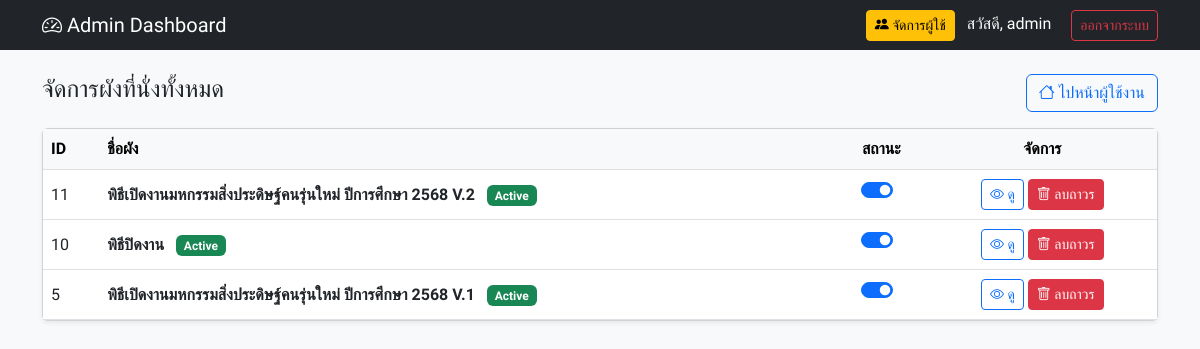
/admin_dashboard.php (signed in), run on an earlier commit of the app's database.
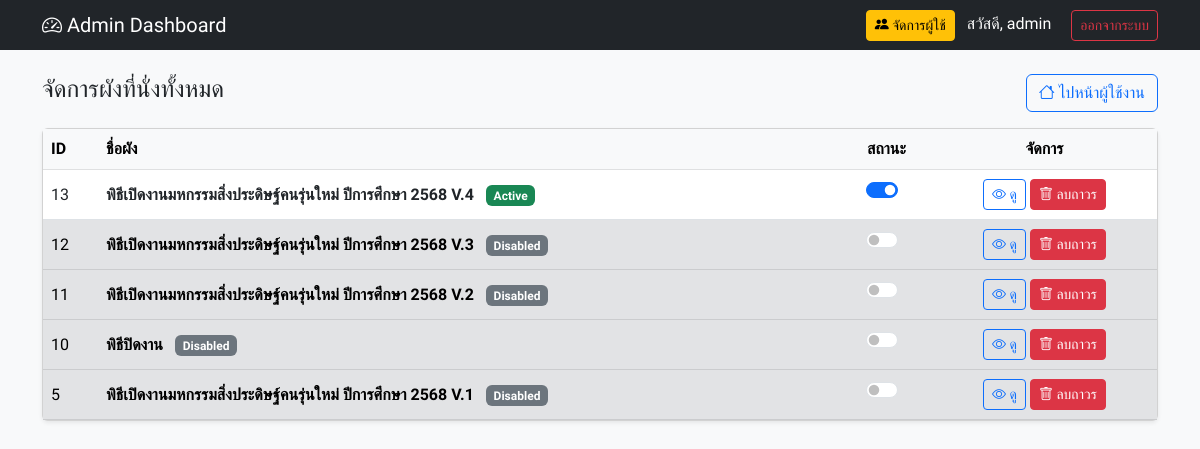
And on a later commit of the database.
### tables this page shows
CREATE TABLE `plans` (
  `id` int(11) NOT NULL,
  `created_by` int(11) DEFAULT NULL,
  `name` varchar(255) NOT NULL,
  `total_capacity` int(11) DEFAULT 0,
  `seats_per_row` int(11) DEFAULT 40,
  `created_at` timestamp NULL DEFAULT current_timestamp(),
  `is_active` tinyint(1) DEFAULT 1,
  `plan_date` date DEFAULT NULL,
  `is_deleted` tinyint(1) DEFAULT 0
);

### admin_dashboard.php (the view, shortened to what this page needs)
<?php
require 'db.php';
$user_id = $_SESSION['user_id'];
$role = $_SESSION['role'];
if ($role == 'admin') {
    $stmt = $pdo->query("SELECT * FROM plans ORDER BY id DESC");
} else {
    $stmt = $pdo->prepare("SELECT * FROM plans WHERE created_by = ? ORDER BY id DESC");
    $stmt->execute([$user_id]);
}
$plans = $stmt->fetchAll();
?>
<!DOCTYPE html>
<html lang="th">
<head>
    <link href="https://cdn.jsdelivr.net/npm/bootstrap@5.3.0/dist/css/bootstrap.min.css" rel="stylesheet">
    <link rel="stylesheet" href="https://cdn.jsdelivr.net/npm/bootstrap-icons@1.11.0/font/bootstrap-icons.css">
</head>
<body>
<nav class="navbar navbar-dark bg-dark mb-4">
    <div class="container">
        <span class="navbar-brand mb-0 h1"><i class="bi bi-speedometer2"></i> Admin Dashboard</span>
        <div>
            <a href="admin_users.php" class="btn btn-warning btn-sm me-2">
                <i class="bi bi-people-fill"></i> จัดการผู้ใช้
            </a>
            <span class="text-white me-3">สวัสดี, <?php echo htmlspecialchars($_SESSION['username']); ?></span>
            <a href="logout.php" class="btn btn-sm btn-outline-danger">ออกจากระบบ</a>
        </div>
    </div>
</nav>
<div class="container">
    <div class="d-flex justify-content-between align-items-center mb-3">
        <h4>จัดการผังที่นั่งทั้งหมด</h4>
        <a href="index.php" class="btn btn-outline-primary"><i class="bi bi-house"></i> ไปหน้าผู้ใช้งาน</a>
    </div>
    <div class="card shadow-sm">
        <div class="card-body p-0">
            <table class="table table-hover mb-0 align-middle">
                <thead class="table-light">
                    <tr>
                        <th>ID</th>
                        <th>ชื่อผัง</th>
                        <th class="text-center">สถานะ</th>
                        <th class="text-center">จัดการ</th>
                    </tr>
                </thead>
                <tbody>
<?php foreach($plans as $p):
    $isDeleted = !empty($p['is_deleted']) && $p['is_deleted'] == 1;
    $isActive = $p['is_active'] == 1;
    $rowClass = '';
    if ($isDeleted) {
        $rowClass = 'table-danger';
    } elseif (!$isActive) {
        $rowClass = 'table-secondary text-muted';
    }
?>
    <tr id="row-<?php echo $p['id']; ?>" class="<?php echo $rowClass; ?>">
        <td><?php echo $p['id']; ?></td>
        <td>
            <strong><?php echo htmlspecialchars($p['name']); ?></strong>
            <?php if ($isDeleted): ?>
                <span class="badge bg-danger ms-2"><i class="bi bi-trash3-fill"></i> User Deleted</span>
            <?php elseif (!$isActive): ?>
                <span class="badge bg-secondary ms-2">Disabled</span>
            <?php else: ?>
                <span class="badge bg-success ms-2">Active</span>
            <?php endif; ?>
        </td>
        <td class="text-center">
            <div class="form-check form-switch d-inline-block">
                <input class="form-check-input" type="checkbox"
                       onclick="toggleStatus(<?php echo $p['id']; ?>)"
                       <?php echo $isActive ? 'checked' : ''; ?>
                       <?php echo $isDeleted ? 'disabled' : ''; ?>
                       title="<?php echo $isDeleted ? 'กู้คืนก่อนเปิดใช้งาน' : 'เปิด/ปิดการใช้งาน'; ?>">
            </div>
        </td>
        <td class="text-center">
            <a href="interactive_map.php?id=<?php echo $p['id']; ?>" class="btn btn-sm btn-outline-primary" target="_blank">
                <i class="bi bi-eye"></i> ดู
            </a>
            <?php if ($isDeleted): ?>
                <button onclick="hardDelete(<?php echo $p['id']; ?>)" class="btn btn-sm btn-dark shadow-sm border-white">
                    <i class="bi bi-x-circle"></i> ลบขยะทิ้ง (ถาวร)
                </button>
            <?php else: ?>
                <button onclick="hardDelete(<?php echo $p['id']; ?>)" class="btn btn-sm btn-danger">
                    <i class="bi bi-trash"></i> ลบถาวร
                </button>
            <?php endif; ?>
        </td>
    </tr>
<?php endforeach; ?>
</tbody>
            </table>
        </div>
    </div>
</div>
</body>
</html>

### admin_dashboard.php (style rules this page uses)
body { font-family: 'Sarabun', sans-serif; background: #f8f9fa; }

What changed in the data, as far as the page shows it:
added plans: id "13", name "พิธีเปิดงานมหกรรมสิ่งประดิษฐ์คนรุ่นใหม่ ปีการศึกษา 2568 V.4", shows "Active", is_deleted "☑"
added plans: id "12", name "พิธีเปิดงานมหกรรมสิ่งประดิษฐ์คนรุ่นใหม่ ปีการศึกษา 2568 V.3", shows "Disabled"
changed plans "พิธีเปิดงานมหกรรมสิ่งประดิษฐ์คนรุ่นใหม่ ปีการศึกษา 2568 V.2": is_deleted "☑" → "☐"; is_active "Active" → "Disabled"
changed plans "พิธีปิดงาน": is_deleted "☑" → "☐"; is_active "Active" → "Disabled"
changed plans "พิธีเปิดงานมหกรรมสิ่งประดิษฐ์คนรุ่นใหม่ ปีการศึกษา 2568 V.1": is_deleted "☑" → "☐"; is_active "Active" → "Disabled"
